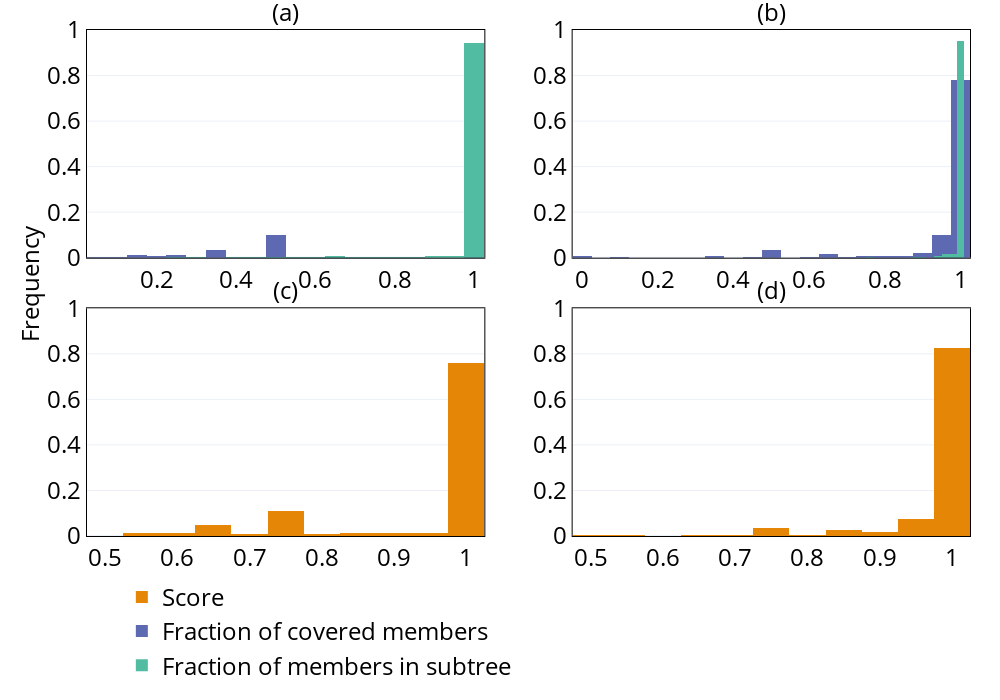

Source (notebook cell):
### Code cell
fig = make_subplots(
    rows=2,
    cols=2,
    subplot_titles=["(a)", "(b)", "(c)", "(d)"],
    y_title="Frequency",
    horizontal_spacing=0.1,
    vertical_spacing=0.1,
)
fig.update_annotations(font_size=fontsize)

fig.add_trace(
    go.Histogram(
        x=group_by_to_optimal_scores["genus"]["score"],
        histnorm="probability",
        marker_color=pallete[0],
        nbinsx=20,
        name="Score",
    ),
    row=2,
    col=1,
)

fig.add_trace(
    go.Histogram(
        x=group_by_to_optimal_scores["genus"]["total_members_coverage"],
        histnorm="probability",
        marker_color=pallete[1],
        nbinsx=20,
        name="Fraction of covered members",
    ),
    row=1,
    col=1,
)

fig.add_trace(
    go.Histogram(
        x=group_by_to_optimal_scores["genus"]["subtree_members_coverage"],
        histnorm="probability",
        marker_color=pallete[2],
        nbinsx=20,
        name="Fraction of members in subtree",
    ),
    row=1,
    col=1,
)

fig.add_trace(
    go.Histogram(
        x=group_by_to_optimal_scores["family"]["score"],
        histnorm="probability",
        marker_color=pallete[0],
        nbinsx=20,
        showlegend=False,
    ),
    row=2,
    col=2,
)

fig.add_trace(
    go.Histogram(
        x=group_by_to_optimal_scores["family"]["total_members_coverage"],
        histnorm="probability",
        marker_color=pallete[1],
        nbinsx=20,
        showlegend=False,
    ),
    row=1,
    col=2,
)

fig.add_trace(
    go.Histogram(
        x=group_by_to_optimal_scores["family"]["subtree_members_coverage"],
        histnorm="probability",
        marker_color=pallete[2],
        nbinsx=20,
        showlegend=False,
    ),
    row=1,
    col=2,
)

fig.update_yaxes(
    title_text="", nticks=10, range=[0, 1], showline=True, linewidth=1, linecolor="black", mirror="all"
)  # only once, yticks more dense, all scale 0-1
fig.update_xaxes(showline=True, linewidth=1, linecolor="black", mirror=True)

fig.update_layout(
    barmode="overlay",
    width=1000,
    height=700,
    font_color="black",
    title_font_family="Ariel",
    yaxis_range=[0, 1],
    legend=dict(yanchor="bottom", y=-0.3, x=0.56),
    legend_orientation="h",
    margin=dict(l=30, r=30, t=30, b=30),
    font_size=fontsize,
)
fig.update_traces(opacity=0.8, marker_size=12, marker_line=dict(width=2, color="black"), selector=dict(mode="markers"))
fig.show()

### Figure 1 — Plotly figure (JSON) as saved in the notebook; plotly's stock layout.template omitted (floating-point values rounded to 4 significant figures; data arrays with more than 128 entries replaced by an {"elided": "..."} marker saying what was removed)
{"data": [{"histnorm": "probability", "marker": {"color": "rgb(229, 134, 6)"}, "name": "Score", "nbinsx": 20, "type": "histogram", "x": {"elided": "4253 float values"}, "xaxis": "x3", "yaxis": "y3"}, {"histnorm": "probability", "marker": {"color": "rgb(93, 105, 177)"}, "name": "Fraction of covered members", "nbinsx": 20, "type": "histogram", "x": {"elided": "4253 float values"}, "xaxis": "x", "yaxis": "y"}, {"histnorm": "probability", "marker": {"color": "rgb(82, 188, 163)"}, "name": "Fraction of members in subtree", "nbinsx": 20, "type": "histogram", "x": {"elided": "4253 float values"}, "xaxis": "x", "yaxis": "y"}, {"histnorm": "probability", "marker": {"color": "rgb(229, 134, 6)"}, "nbinsx": 20, "showlegend": false, "type": "histogram", "x": {"elided": "317 float values"}, "xaxis": "x4", "yaxis": "y4"}, {"histnorm": "probability", "marker": {"color": "rgb(93, 105, 177)"}, "nbinsx": 20, "showlegend": false, "type": "histogram", "x": {"elided": "317 float values"}, "xaxis": "x2", "yaxis": "y2"}, {"histnorm": "probability", "marker": {"color": "rgb(82, 188, 163)"}, "nbinsx": 20, "showlegend": false, "type": "histogram", "x": {"elided": "317 float values"}, "xaxis": "x2", "yaxis": "y2"}], "layout": {"annotations": [{"font": {"size": 24}, "showarrow": false, "text": "(a)", "x": 0.225, "xanchor": "center", "xref": "paper", "y": 1, "yanchor": "bottom", "yref": "paper"}, {"font": {"size": 24}, "showarrow": false, "text": "(b)", "x": 0.775, "xanchor": "center", "xref": "paper", "y": 1, "yanchor": "bottom", "yref": "paper"}, {"font": {"size": 24}, "showarrow": false, "text": "(c)", "x": 0.225, "xanchor": "center", "xref": "paper", "y": 0.45, "yanchor": "bottom", "yref": "paper"}, {"font": {"size": 24}, "showarrow": false, "text": "(d)", "x": 0.775, "xanchor": "center", "xref": "paper", "y": 0.45, "yanchor": "bottom", "yref": "paper"}, {"font": {"size": 24}, "showarrow": false, "text": "Frequency", "textangle": -90, "x": 0, "xanchor": "right", "xref": "paper", "xshift": -40, "y": 0.5, "yanchor": "middle", "yref": "paper"}], "barmode": "overlay", "font": {"color": "black", "size": 24}, "height": 700, "legend": {"orientation": "h", "x": 0.56, "y": -0.3, "yanchor": "bottom"}, "margin": {"b": 30, "l": 30, "r": 30, "t": 30}, "title": {"font": {"family": "Ariel"}}, "width": 1000, "xaxis": {"anchor": "y", "autorange": true, "domain": [0, 0.45], "linecolor": "black", "linewidth": 1, "mirror": true, "range": [0.025, 1.025], "showline": true, "type": "linear"}, "xaxis2": {"anchor": "y2", "autorange": true, "domain": [0.55, 1], "linecolor": "black", "linewidth": 1, "mirror": true, "range": [-0.025, 1.025], "showline": true, "type": "linear"}, "xaxis3": {"anchor": "y3", "autorange": true, "domain": [0, 0.45], "linecolor": "black", "linewidth": 1, "mirror": true, "range": [0.475, 1.025], "showline": true, "type": "linear"}, "xaxis4": {"anchor": "y4", "autorange": true, "domain": [0.55, 1], "linecolor": "black", "linewidth": 1, "mirror": true, "range": [0.475, 1.025], "showline": true, "type": "linear"}, "yaxis": {"anchor": "x", "domain": [0.55, 1], "linecolor": "black", "linewidth": 1, "mirror": "all", "nticks": 10, "range": [0, 1], "showline": true, "title": {"text": ""}}, "yaxis2": {"anchor": "x2", "domain": [0.55, 1], "linecolor": "black", "linewidth": 1, "mirror": "all", "nticks": 10, "range": [0, 1], "showline": true, "title": {"text": ""}}, "yaxis3": {"anchor": "x3", "domain": [0, 0.45], "linecolor": "black", "linewidth": 1, "mirror": "all", "nticks": 10, "range": [0, 1], "showline": true, "title": {"text": ""}}, "yaxis4": {"anchor": "x4", "domain": [0, 0.45], "linecolor": "black", "linewidth": 1, "mirror": "all", "nticks": 10, "range": [0, 1], "showline": true, "title": {"text": ""}}}}
